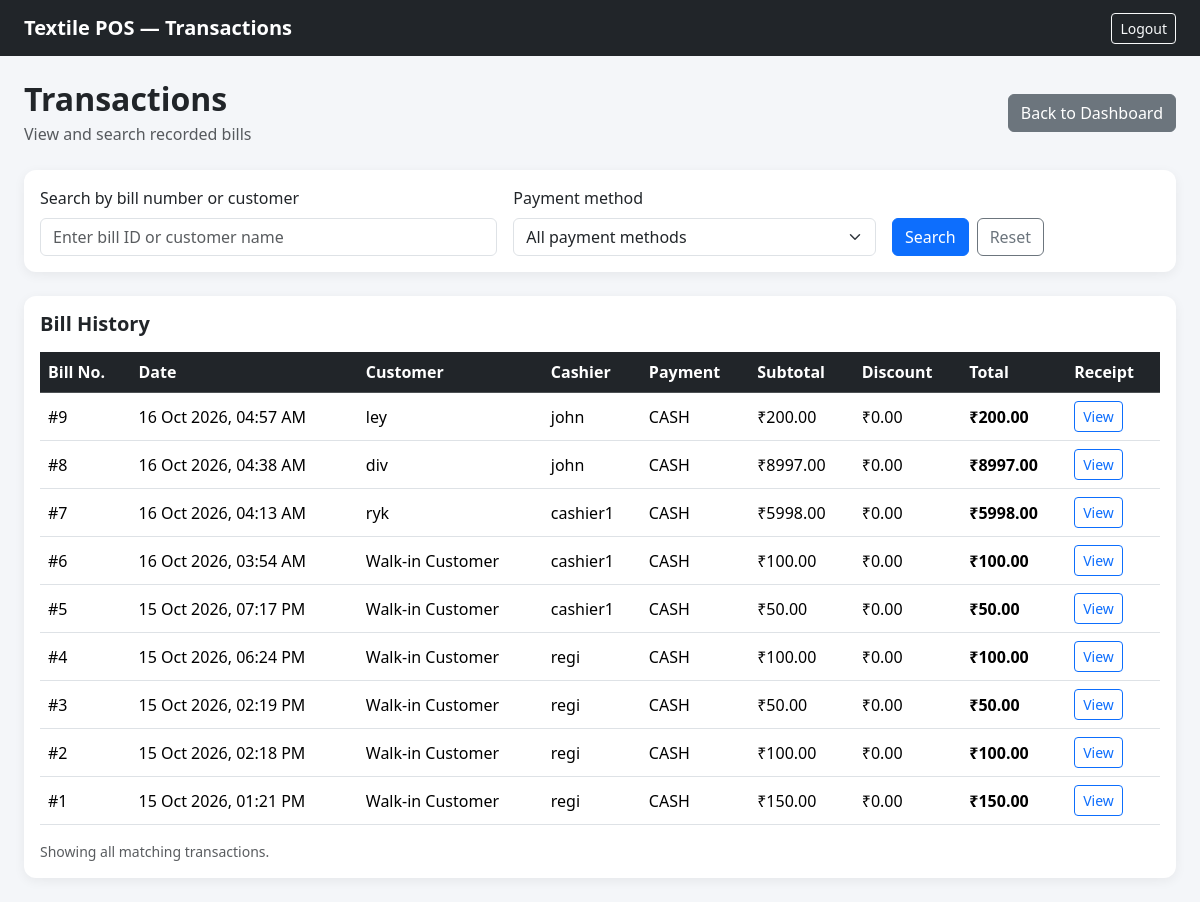
Page /transactions/ (signed in) on the committed database.
### pos/models.py (models this page shows, shortened)
class Sale(models.Model):
    PAYMENT_CHOICES = [
        ("CASH", "Cash"),
        ("CARD", "Card"),
        ("UPI", "UPI"),
    ]
    cashier = models.ForeignKey(
        User,
        on_delete=models.SET_NULL,
        null=True,
        related_name="pos_sales"
    )
    customer_name = models.CharField(max_length=150, blank=True)
    subtotal = models.DecimalField(max_digits=12, decimal_places=2)
    discount = models.DecimalField(
        max_digits=10, decimal_places=2, default=0
    )
    total = models.DecimalField(max_digits=12, decimal_places=2)
    payment_method = models.CharField(
        max_length=10,
        choices=PAYMENT_CHOICES,
        default="CASH"
    )
    created_at = models.DateTimeField(auto_now_add=True)

### pos/views.py (the view)
# urls.py: path("transactions/", views.transactions, name="transactions"),
@login_required
def transactions(request):
    if not request.user.is_superuser:
        return redirect("billing")
    sales = Sale.objects.select_related("cashier").order_by("-created_at")
    payment_method = request.GET.get("payment", "").strip()
    search = request.GET.get("search", "").strip()
    if payment_method in ["CASH", "CARD", "UPI"]:
        sales = sales.filter(payment_method=payment_method)
    if search:
        if search.isdigit():
            sales = sales.filter(id=int(search))
        else:
            sales = sales.filter(customer_name__icontains=search)
    return render(request, "pos/transactions.html", {
        "sales": sales,
        "selected_payment": payment_method,
        "search": search,
    })

### pos/templates/pos/transactions.html (shortened to what this page needs)
<!DOCTYPE html>
<html lang="en">
<head>
    <link href="https://cdn.jsdelivr.net/npm/bootstrap@5.3.3/dist/css/bootstrap.min.css"
          rel="stylesheet">
</head>
<body>
<nav class="navbar navbar-dark bg-dark">
    <div class="container-fluid px-3 px-md-4">
        <a class="navbar-brand fw-bold" href="{% url 'dashboard' %}">
            Textile POS — Transactions
        </a>
        <a href="{% url 'logout' %}" class="btn btn-outline-light btn-sm">
            Logout
        </a>
    </div>
</nav>
<div class="container-fluid p-3 p-md-4">
    <div class="d-flex justify-content-between align-items-center flex-wrap gap-2 mb-4">
        <div>
            <h2 class="fw-bold mb-1">Transactions</h2>
            <p class="text-muted mb-0">View and search recorded bills</p>
        </div>
        <a href="{% url 'dashboard' %}" class="btn btn-secondary">
            Back to Dashboard
        </a>
    </div>
    <div class="card main-card mb-4">
        <div class="card-body">
            <form method="get" class="row g-3">
                <div class="col-12 col-md-5">
                    <label class="form-label">Search by bill number or customer</label>
                    <input type="text" name="search" class="form-control"
                           placeholder="Enter bill ID or customer name"
                           value="{{ search }}">
                </div>
                <div class="col-12 col-md-4">
                    <label class="form-label">Payment method</label>
                    <select name="payment" class="form-select">
                        <option value="">All payment methods</option>
                    </select>
                </div>
                <div class="col-12 col-md-3 d-flex align-items-end gap-2">
                    <button class="btn btn-primary" type="submit">Search</button>
                    <a href="{% url 'transactions' %}"
                       class="btn btn-outline-secondary">Reset</a>
                </div>
            </form>
        </div>
    </div>
    <div class="card main-card">
        <div class="card-body">
            <h5 class="fw-bold mb-3">Bill History</h5>
            <div class="table-responsive">
                <table class="table table-hover align-middle">
                    <thead class="table-dark">
                        <tr>
                            <th>Bill No.</th>
                            <th>Date</th>
                            <th>Customer</th>
                            <th>Cashier</th>
                            <th>Payment</th>
                            <th>Subtotal</th>
                            <th>Discount</th>
                            <th>Total</th>
                            <th>Receipt</th>
                        </tr>
                    </thead>
                    <tbody>
                        {% for sale in sales %}
                        <tr>
                            <td>#{{ sale.id }}</td>
                            <td>{{ sale.created_at|date:"d M Y, h:i A" }}</td>
                            <td>{{ sale.customer_name|default:"Walk-in Customer" }}</td>
                            <td>
                                {% if sale.cashier %}
                                    {{ sale.cashier.username }}
                                {% else %}
                                    —
                                {% endif %}
                            </td>
                            <td>{{ sale.payment_method }}</td>
                            <td>₹{{ sale.subtotal|floatformat:2 }}</td>
                            <td>₹{{ sale.discount|floatformat:2 }}</td>
                            <td class="fw-bold">₹{{ sale.total|floatformat:2 }}</td>
                            <td>
                                <a href="{% url 'bill_detail' sale.id %}"
                                   class="btn btn-sm btn-outline-primary">
                                    View
                                </a>
                            </td>
                        </tr>
                        {% empty %}
                        <tr>
                            <td colspan="9" class="text-center text-muted py-4">
                                No transactions found.
                            </td>
                        </tr>
                        {% endfor %}
                    </tbody>
                </table>
            </div>
            <p class="text-muted small mb-0">
                Showing all matching transactions.
            </p>
        </div>
    </div>
</div>
</body>
</html>

### pos/templates/pos/transactions.html (style rules this page uses)
body { background: #f4f6f9; }
.main-card { border: none; border-radius: 12px; box-shadow: 0 3px 12px rgba(0,0,0,.06); }
th { white-space: nowrap; }

### rows in the picture
Sale: id "9", created_at "16 Oct 2026, 04:57 AM", customer_name "ley", cashier.username "john", payment_method "CASH", subtotal "200.00", discount "0.00", total "200.00"
Sale: id "8", created_at "16 Oct 2026, 04:38 AM", customer_name "div", cashier.username "john", payment_method "CASH", subtotal "8997.00", discount "0.00", total "8997.00"
Sale: id "7", created_at "16 Oct 2026, 04:13 AM", customer_name "ryk", cashier.username "cashier1", payment_method "CASH", subtotal "5998.00", discount "0.00", total "5998.00"
Sale: id "6", created_at "16 Oct 2026, 03:54 AM", customer_name "Walk-in Customer", cashier.username "cashier1", payment_method "CASH", subtotal "100.00", discount "0.00", total "100.00"
Sale: id "5", created_at "15 Oct 2026, 07:17 PM", customer_name "Walk-in Customer", cashier.username "cashier1", payment_method "CASH", subtotal "50.00", discount "0.00", total "50.00"
Sale: id "4", created_at "15 Oct 2026, 06:24 PM", customer_name "Walk-in Customer", cashier.username "regi", payment_method "CASH", subtotal "100.00", discount "0.00", total "100.00"
Sale: id "3", created_at "15 Oct 2026, 02:19 PM", customer_name "Walk-in Customer", cashier.username "regi", payment_method "CASH", subtotal "50.00", discount "0.00", total "50.00"
Sale: id "2", created_at "15 Oct 2026, 02:18 PM", customer_name "Walk-in Customer", cashier.username "regi", payment_method "CASH", subtotal "100.00", discount "0.00", total "100.00"
Sale: id "1", created_at "15 Oct 2026, 01:21 PM", customer_name "Walk-in Customer", cashier.username "regi", payment_method "CASH", subtotal "150.00", discount "0.00", total "150.00"
